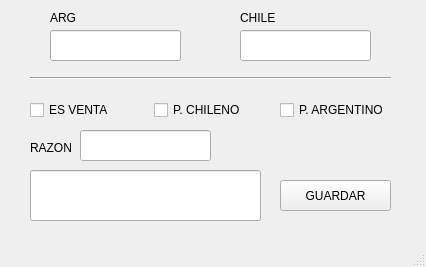
<?xml version="1.0" encoding="UTF-8"?>
<ui version="4.0">
 <class>MainWindow</class>
 <widget class="QMainWindow" name="MainWindow">
  <property name="geometry">
   <rect>
    <x>0</x>
    <y>0</y>
    <width>426</width>
    <height>267</height>
   </rect>
  </property>
  <property name="font">
   <font>
    <family>Arial</family>
   </font>
  </property>
  <property name="windowTitle">
   <string>MainWindow</string>
  </property>
  <widget class="QWidget" name="centralwidget">
   <widget class="QPushButton" name="Button_Guardar_Regitro">
    <property name="geometry">
     <rect>
      <x>280</x>
      <y>180</y>
      <width>111</width>
      <height>31</height>
     </rect>
    </property>
    <property name="text">
     <string>GUARDAR</string>
    </property>
   </widget>
   <widget class="QLineEdit" name="Entrada_Valor_Argentino_Dolar">
    <property name="geometry">
     <rect>
      <x>50</x>
      <y>30</y>
      <width>131</width>
      <height>31</height>
     </rect>
    </property>
   </widget>
   <widget class="QLabel" name="label_4">
    <property name="geometry">
     <rect>
      <x>50</x>
      <y>10</y>
      <width>31</width>
      <height>16</height>
     </rect>
    </property>
    <property name="text">
     <string>ARG</string>
    </property>
   </widget>
   <widget class="QLabel" name="label_5">
    <property name="geometry">
     <rect>
      <x>240</x>
      <y>10</y>
      <width>41</width>
      <height>16</height>
     </rect>
    </property>
    <property name="text">
     <string>CHILE</string>
    </property>
   </widget>
   <widget class="QLineEdit" name="Entrada_Valor_Chileno_Dolar">
    <property name="geometry">
     <rect>
      <x>240</x>
      <y>30</y>
      <width>131</width>
      <height>31</height>
     </rect>
    </property>
   </widget>
   <widget class="Line" name="line_2">
    <property name="geometry">
     <rect>
      <x>30</x>
      <y>70</y>
      <width>361</width>
      <height>16</height>
     </rect>
    </property>
    <property name="styleSheet">
     <string notr="true"/>
    </property>
    <property name="orientation">
     <enum>Qt::Horizontal</enum>
    </property>
   </widget>
   <widget class="QLineEdit" name="Entrada_Razon_Registro">
    <property name="geometry">
     <rect>
      <x>80</x>
      <y>130</y>
      <width>131</width>
      <height>31</height>
     </rect>
    </property>
    <property name="text">
     <string/>
    </property>
   </widget>
   <widget class="QLabel" name="label_9">
    <property name="geometry">
     <rect>
      <x>30</x>
      <y>140</y>
      <width>51</width>
      <height>16</height>
     </rect>
    </property>
    <property name="text">
     <string>RAZON</string>
    </property>
   </widget>
   <widget class="QCheckBox" name="CheckBox_es_Venta">
    <property name="geometry">
     <rect>
      <x>30</x>
      <y>100</y>
      <width>91</width>
      <height>20</height>
     </rect>
    </property>
    <property name="text">
     <string>ES VENTA</string>
    </property>
   </widget>
   <widget class="QCheckBox" name="CheckBox_es_Peso_Chileno">
    <property name="geometry">
     <rect>
      <x>154</x>
      <y>100</y>
      <width>101</width>
      <height>20</height>
     </rect>
    </property>
    <property name="text">
     <string>P. CHILENO</string>
    </property>
   </widget>
   <widget class="QCheckBox" name="CheckBox_es_Peso_Argentino">
    <property name="geometry">
     <rect>
      <x>280</x>
      <y>100</y>
      <width>131</width>
      <height>20</height>
     </rect>
    </property>
    <property name="text">
     <string>P. ARGENTINO</string>
    </property>
   </widget>
   <widget class="QLineEdit" name="Entrada_Descripcion">
    <property name="geometry">
     <rect>
      <x>30</x>
      <y>170</y>
      <width>231</width>
      <height>51</height>
     </rect>
    </property>
    <property name="text">
     <string/>
    </property>
   </widget>
  </widget>
  <widget class="QMenuBar" name="menubar">
   <property name="geometry">
    <rect>
     <x>0</x>
     <y>0</y>
     <width>426</width>
     <height>23</height>
    </rect>
   </property>
  </widget>
  <widget class="QStatusBar" name="statusbar"/>
 </widget>
 <resources/>
 <connections/>
</ui>
